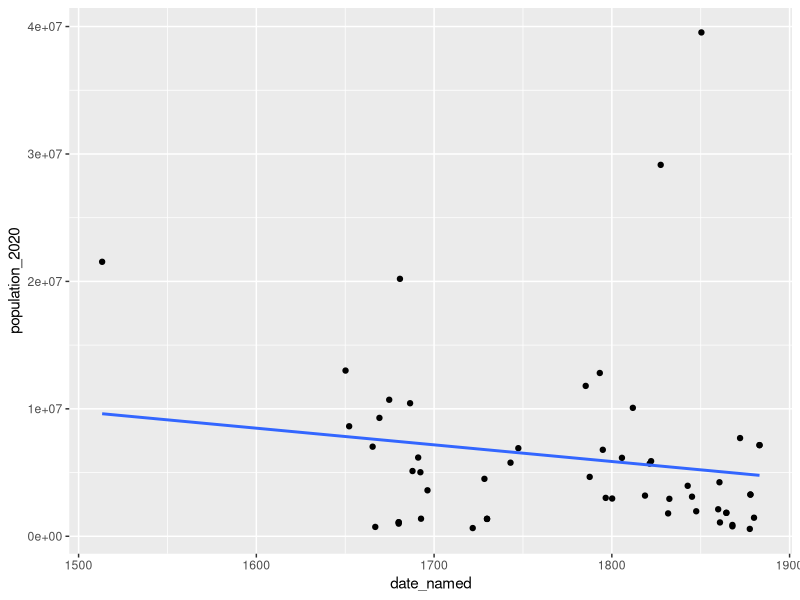
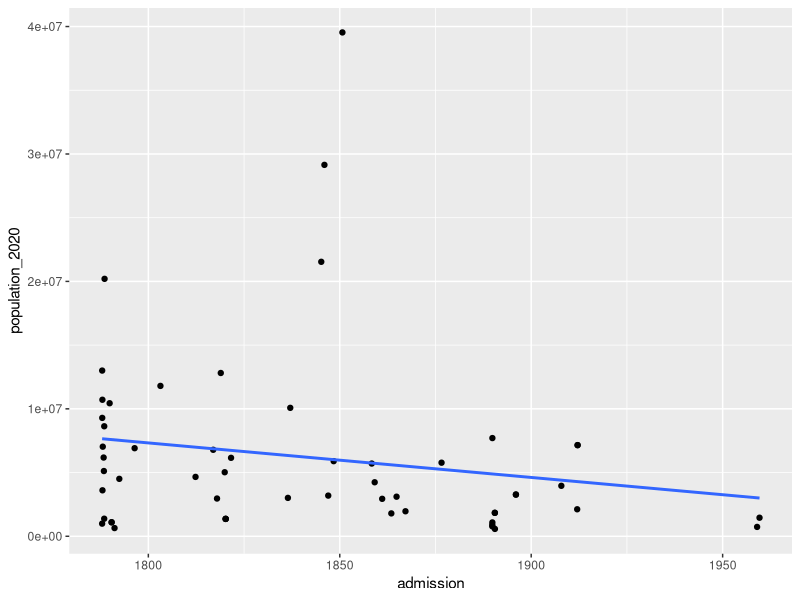

Recreate these plots in R, in order.
## ---- chunk 1
library(tidyverse)
## ---- chunk 2
states = read_csv("states.csv")
etymo = read_csv("state_name_etymology.csv")
## ---- chunk 3
mergedf = merge(states, etymo, by = "state")

eurolang = function(x){
  y = substring(x, 1, 8)
  return(grepl("Spanish", y, fixed=TRUE) |
         grepl("English", y, fixed=TRUE) |
         grepl("Latin", y, fixed=TRUE) |
         grepl("Russian", y, fixed=TRUE) |
         grepl("French", y, fixed=TRUE) |
         grepl("Greek", y, fixed=TRUE) |
         grepl("Dutch", y, fixed=TRUE))
}

findf = mergedf %>%
  mutate(eurolang = ifelse(eurolang(language), 1, 0))
## ---- chunk 4
mergedf %>%
  ggplot(aes(x = date_named, y = population_2020)) +
  geom_point() +
  geom_smooth(se = FALSE, method = "lm")
  
  
mergedf %>%
  ggplot(aes(x = admission, y = population_2020)) +
  geom_point() +
  geom_smooth(se = FALSE, method = "lm")
## ---- chunk 5
namedPop = lm(data = mergedf, formula = population_2020 ~ admission)
summary(namedPop)
## ---- chunk 6

